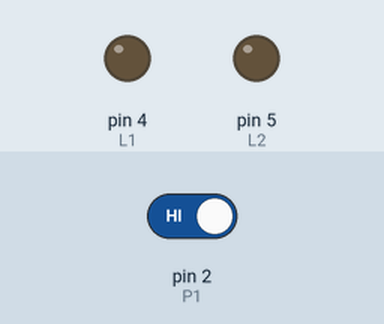
Simulated run of this sketch. Board: Arduino Uno, built with avr-gcc and run on an emulated ATmega328P. Parts: output pins drawn as LEDs (lit = HIGH). Inputs (shaded band) come from the test bench; at power-on: pin 2 (P1) HIGH.

Above: at 1.2 s.
1.3 s: pin 2 (P1) driven LOW
At 1.6 s:
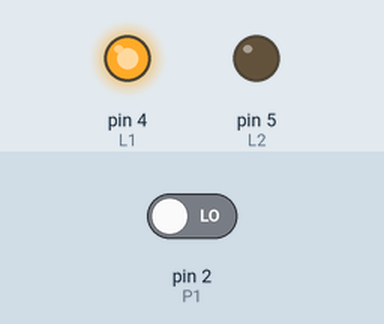
At 3.1 s:
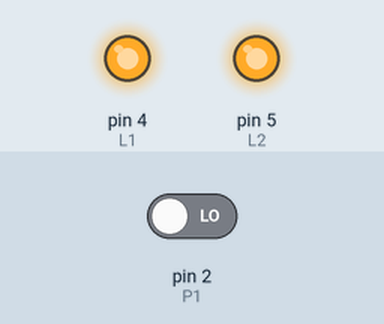
4.3 s: pin 2 (P1) driven HIGH
At 5.1 s:
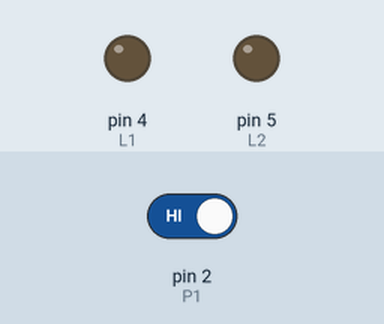
Timing chart, 0 to 7.3 s (numbered marks = the images above; inputs shaded):
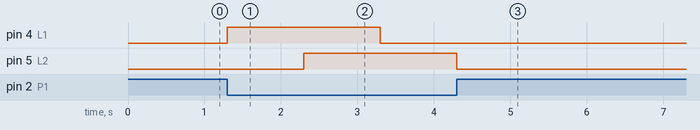

Measured:
- after the input at 1.3 s, pin 4 (L1): LOW → HIGH at once, → LOW 2.0 s later; pin 5 (L2): LOW → HIGH after 1.0 s
- after the input at 4.3 s, pin 4 (L1): stops changing and stays LOW; pin 5 (L2): goes on until 4.3 s, then stays LOW

The sketch:

microcontroleurs_2_1.ino
```cpp
#define L1 4
#define Led1On digitalWrite (L1,1);
#define Led1Off digitalWrite (L1,0);

#define L2 5
#define Led2On digitalWrite (L2,1);
#define Led2Off digitalWrite (L2,0);

#define P1 2
#define Pous1On (digitalRead (P1)==0)
#define Pous1Off (digitalRead (P1)==1)

void setup() {
  pinMode (P1,INPUT);
  pinMode (L1,OUTPUT);
  pinMode (L2,OUTPUT);
}

void loop () {
   if (Pous1On) {
     Led1On;
     delay(1000);
     Led2On;
     delay(1000);
     Led1Off;
     delay(1000);
     Led2Off;
   } else {
     Led1Off;
     Led2Off;
   }
 }
```
